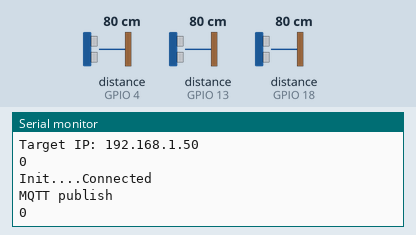
Recording of a sketch running on a simulated ESP32. Shown: the last lines printed to the serial monitor. Wiring (inferred from the names in the program): 3 × ultrasonic range finder: trigger GPIO 5, echo GPIO 4 / trigger GPIO 12, echo GPIO 13 / trigger GPIO 19, echo GPIO 18. Inputs (shaded band) come from the test bench; at power-on: distance to the obstacle (sensors on GPIO 4, GPIO 13, GPIO 18) 80 cm. The echo pulse lasts 58.3 µs per cm; WiFi joins after 1.5 s; servers stay silent unless stated; no MQTT or app messages arrive unless stated.

Above: at 2.7 s.
2.8 s: distance to the obstacle (sensor on GPIO 4) set to 120 cm
At 4.1 s:
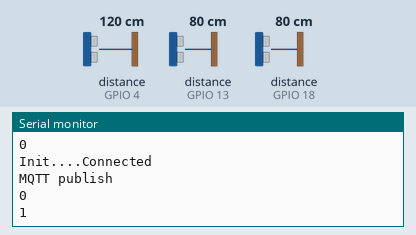
4.3 s: distance to the obstacle (sensor on GPIO 13) set to 120 cm
At 5.2 s:
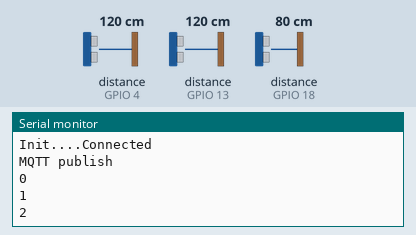
5.8 s: distance to the obstacle (sensor on GPIO 18) set to 120 cm
At 5.8 s:
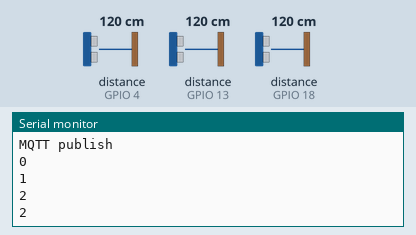
Timing chart, 0 to 8.8 s (numbered marks = the images above; inputs shaded):
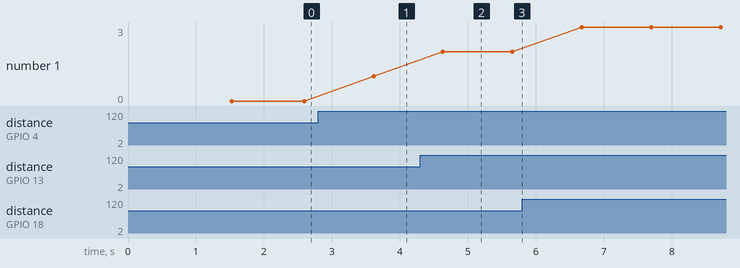

Measured:
- after the input at 2.8 s, the serial monitor: prints a new line after 0.81 s (image 1)
- after the input at 4.3 s, the serial monitor: prints a new line after 0.33 s (image 2)
- plotted number 1: 0 → 1 after the input at 2.8 s, 1 → 2 after the input at 4.3 s, 2 → 3 after the input at 5.8 s

The sketch:

COHES_Building_-_Parking.ino
```cpp
//librerias
#include <WiFi.h>
#include "PubSubClient.h"

//Parking Slot Details

int maxCapacity = 3;
int availableSlots = 0;
int slotCount;

//

//Pin Configuration

#define pinTrig1 19
#define pinEcho1 18

#define pinTrig2 5
#define pinEcho2 4

#define pinTrig3 12
#define pinEcho3 13

//conexiones
const char* ssid = "Wokwi-GUEST";
const char* password = "";
const char* mqtt_server = "13.60.36.20";

WiFiClient espClient;
PubSubClient client(espClient);


void setup_wifi(){
  delay(10);
  Serial.print("");
  Serial.print("verbinden: ");
  Serial.println(ssid);

  WiFi.begin(ssid, password,6);

  while(WiFi.status() != WL_CONNECTED){
    delay(500);
    Serial.print(".");
  }

  Serial.println("");
  Serial.println("Wifi connected");
  Serial.print("Target IP: ");
  Serial.println(WiFi.localIP());
}

void setup(){
  Serial.begin(115200); //velocidad de comunicación
  setup_wifi();
  client.setServer(mqtt_server, 1883);

   //PinMode Configuration
  pinMode(pinTrig1, OUTPUT);
  pinMode(pinEcho1, INPUT);

  //Ultrasonic Sensor 2
  pinMode(pinTrig2, OUTPUT);
  pinMode(pinEcho2, INPUT);

   //Ultrasonic Sensor 3
  pinMode(pinTrig3, OUTPUT);
  pinMode(pinEcho3, INPUT);

}


int readSlot(int TrigPin, int EchoPin){
  digitalWrite(TrigPin, LOW);
  delayMicroseconds(2);
  digitalWrite(TrigPin, HIGH);
  delayMicroseconds(10);
  digitalWrite(TrigPin, LOW);

  int duration = pulseIn(EchoPin, HIGH);
  int distance =(duration * 0.034 / 2);
  // Serial.print("Distance in CM: ");
  // Serial.println(distance);
  return distance;
}


void loop(){

  slotCount = 0;

  int slot1 = readSlot(pinTrig1, pinEcho1);
  int slot2 = readSlot(pinTrig2, pinEcho2);
  int slot3 = readSlot(pinTrig3, pinEcho3);

  if( slot1<100){
    slotCount++;
  }

   if( slot2<100){
    slotCount++;
  }

   if( slot3<100){
    slotCount++;
  }

  int availableSlots = maxCapacity - slotCount;


  char avSlot[5];
  dtostrf(availableSlots, 4, 0, avSlot);

  Serial.println(availableSlots);


  if(!client.connected()){
    reconnected();
  }

  // TempAndHumidity data = dhtSensor.getTempAndHumidity();
  // String temperatur = "Temp " + String(data.temperature, 2) + "°C";
  // String humidity = "Feuchte " + String(data.humidity, 2) + "%";
  // Serial.println(temperatur);
  // Serial.println(humidity);
  // delay(1000);

   client.loop();
   client.publish("slot/cohes", avSlot);

  delay(1000);
}


void reconnected(){
  while(!client.connected()){
    Serial.print("Init....");

    if(client.connect("00cc40eb-9b47-446e-91e8-6f247ddc3b54")){
      Serial.println("Connected");
      client.subscribe("btg/temp");
      Serial.println("MQTT publish");
    } else{
      Serial.print("ERROR");
      Serial.print(client.state());
      Serial.print("next try in 4 seconds");
      delay(4000);
    }
  }
}
```
